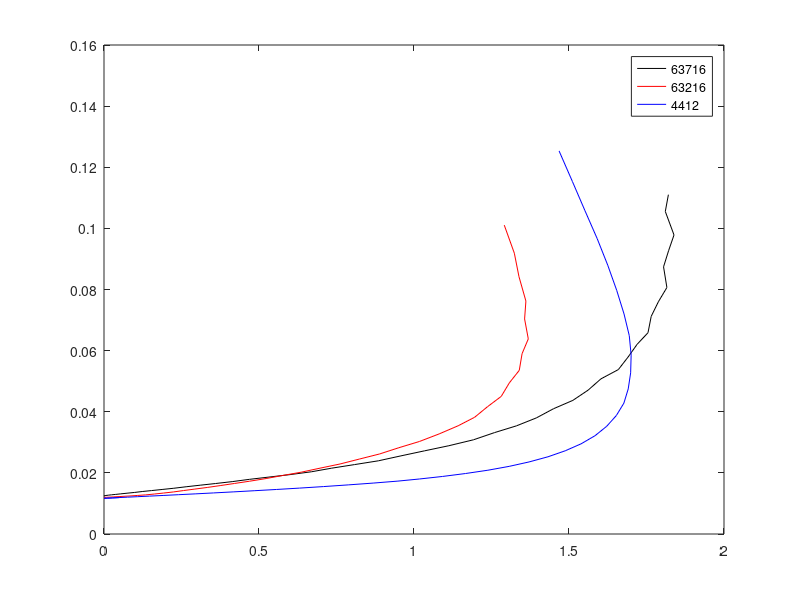

Here is the MATLAB script that generated this plot:
clear all,close all,clc

load 64a716.mat
ii=(CL>0);
CLmin = CL(CD==min(CD));

plot((CL(ii)-CLmin).^2,CD(ii),'-k')
hold all

load 64a216.mat
ii=(CL>0);
CLmin = CL(CD==min(CD));

plot((CL(ii)-CLmin).^2,CD(ii),'-r')

load 4412.mat

CLmin = CL(CD==min(CD));
ii=(CL>0);

plot((CL(ii)-CLmin).^2,CD(ii),'-b')

legend('63716','63216','4412')